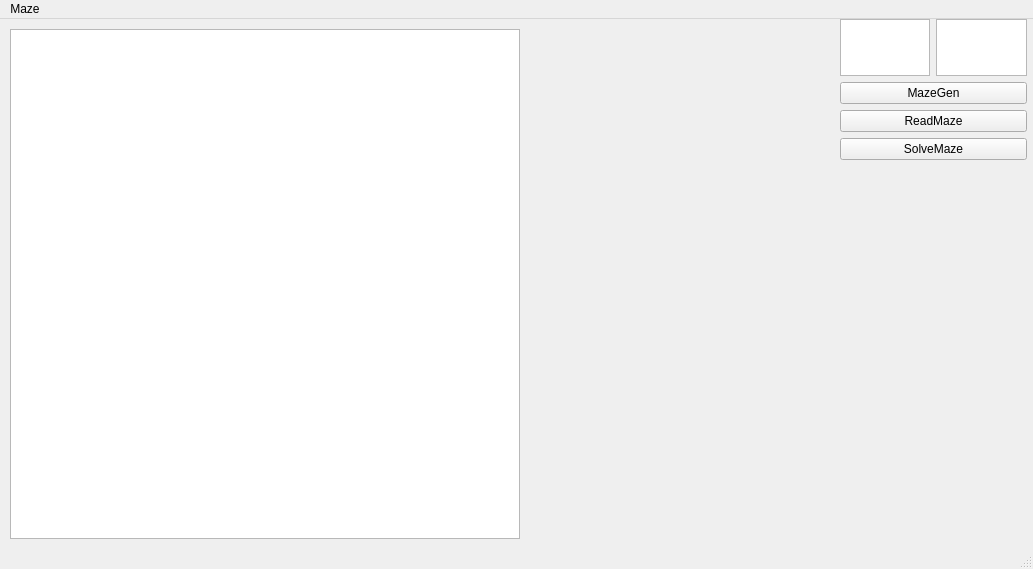
<?xml version="1.0" encoding="UTF-8"?>
<ui version="4.0">
 <class>MainWindow</class>
 <widget class="QMainWindow" name="MainWindow">
  <property name="geometry">
   <rect>
    <x>0</x>
    <y>0</y>
    <width>1033</width>
    <height>569</height>
   </rect>
  </property>
  <property name="windowTitle">
   <string>MainWindow</string>
  </property>
  <widget class="QWidget" name="centralwidget">
   <widget class="QGraphicsView" name="graphicsView">
    <property name="geometry">
     <rect>
      <x>10</x>
      <y>10</y>
      <width>510</width>
      <height>510</height>
     </rect>
    </property>
    <property name="backgroundBrush">
     <brush brushstyle="NoBrush">
      <color alpha="255">
       <red>255</red>
       <green>255</green>
       <blue>255</blue>
      </color>
     </brush>
    </property>
    <property name="foregroundBrush">
     <brush brushstyle="NoBrush">
      <color alpha="255">
       <red>255</red>
       <green>255</green>
       <blue>255</blue>
      </color>
     </brush>
    </property>
   </widget>
   <widget class="QWidget" name="gridLayoutWidget">
    <property name="geometry">
     <rect>
      <x>840</x>
      <y>0</y>
      <width>187</width>
      <height>141</height>
     </rect>
    </property>
    <layout class="QGridLayout" name="gridLayout">
     <item row="1" column="0" colspan="2">
      <widget class="QPushButton" name="pushButton">
       <property name="text">
        <string>MazeGen</string>
       </property>
      </widget>
     </item>
     <item row="2" column="0" colspan="2">
      <widget class="QPushButton" name="ReadMaze">
       <property name="text">
        <string>ReadMaze</string>
       </property>
      </widget>
     </item>
     <item row="0" column="0">
      <widget class="QTextEdit" name="textEdit_rows"/>
     </item>
     <item row="0" column="1">
      <widget class="QTextEdit" name="textEdit_cols"/>
     </item>
     <item row="3" column="0" colspan="2">
      <widget class="QPushButton" name="pushButton_Maze_Solve">
       <property name="text">
        <string>SolveMaze</string>
       </property>
      </widget>
     </item>
    </layout>
   </widget>
  </widget>
  <widget class="QMenuBar" name="menubar">
   <property name="geometry">
    <rect>
     <x>0</x>
     <y>0</y>
     <width>1033</width>
     <height>22</height>
    </rect>
   </property>
   <widget class="QMenu" name="menuMaze">
    <property name="title">
     <string>Maze</string>
    </property>
   </widget>
   <addaction name="menuMaze"/>
  </widget>
  <widget class="QStatusBar" name="statusbar"/>
 </widget>
 <resources/>
 <connections/>
</ui>
